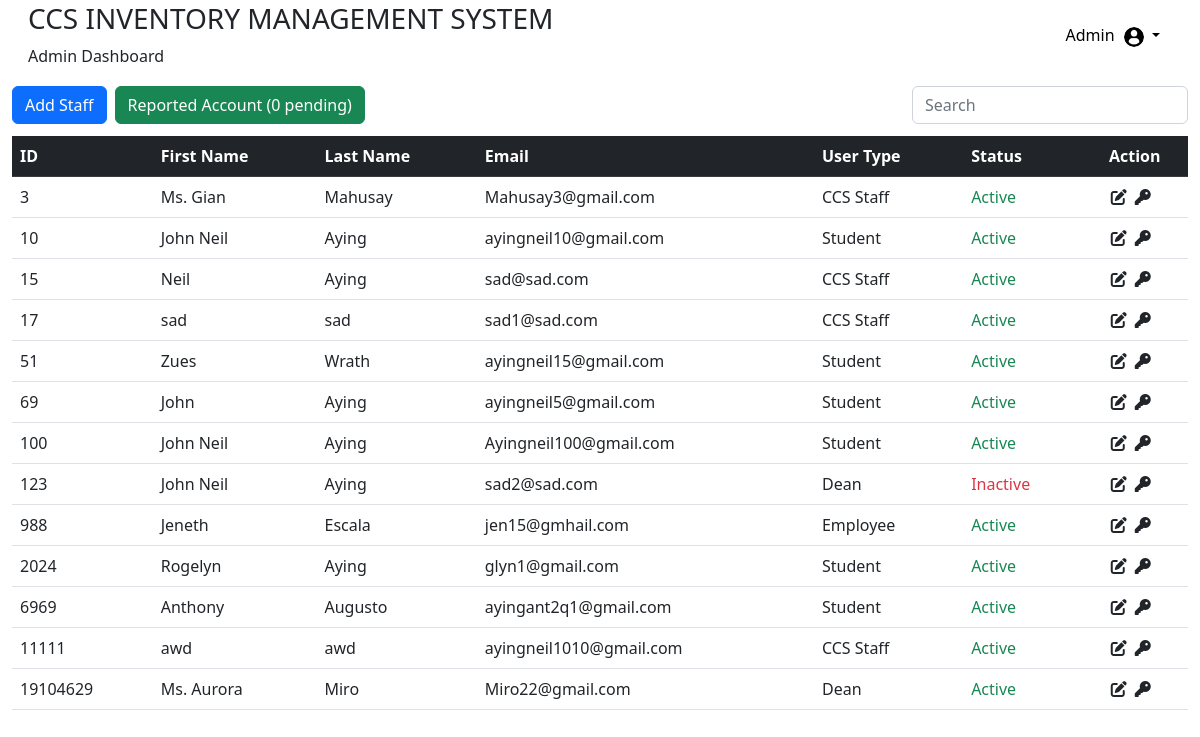
Before: /DashboardAdmin/adminPage.php (signed in) with the older database file.
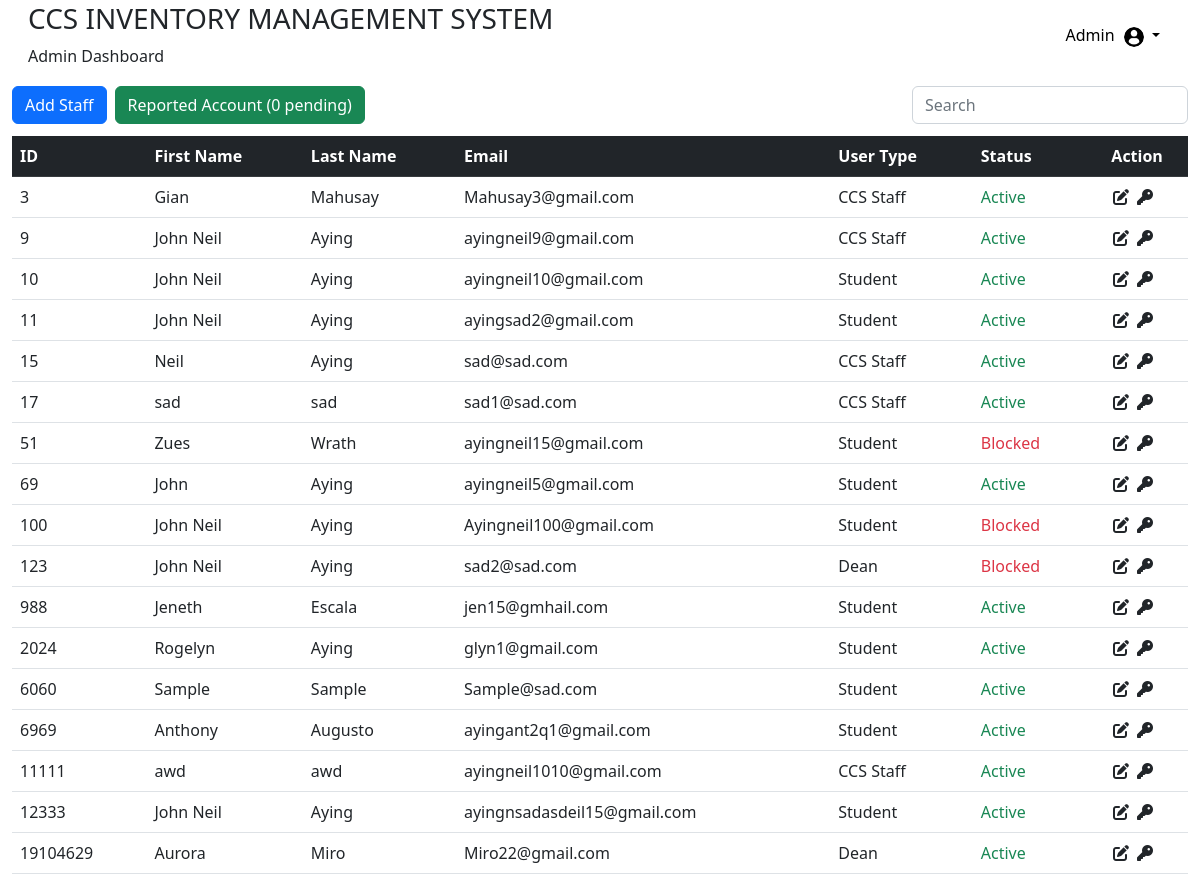
After: the same page with the newer database file.
### tables this page shows
CREATE TABLE `tblusers` (
  `id` int(11) NOT NULL,
  `addedbyid` int(11) NOT NULL,
  `usertype` varchar(50) NOT NULL,
  `fname` varchar(50) NOT NULL,
  `lname` varchar(50) NOT NULL,
  `password` varchar(50) NOT NULL,
  `online_status` enum('online','offline') DEFAULT 'offline',
  `status` varchar(20) NOT NULL,
  `email` varchar(50) NOT NULL,
  `gender` varchar(50) NOT NULL,
  `department` varchar(50) NOT NULL,
  `approveby` varchar(50) DEFAULT NULL,
  `datetimeregister` datetime DEFAULT NULL,
  `datetimeapprove` datetime DEFAULT NULL
);

### DashboardAdmin/adminPage.php (the view, shortened to what this page needs)
<?php
$servername = 'localhost';
$db_id = 'root';
$db_password = '';
$db_name = 'maininventorydb';
$con = mysqli_connect($servername, $db_id, $db_password, $db_name);
include('adminfunctions.php');
$search = isset($_GET["search"]) ? $_GET["search"] : '';
$sql = "SELECT * FROM `tblusers` WHERE usertype NOT IN ('Admin') AND status NOT IN ('Pending') AND (id LIKE '%$search%' OR lname LIKE '%$search%' OR usertype LIKE '%$search%')";
$result = mysqli_query($conn, $sql);
$queryCountPendingReports = "SELECT COUNT(*) AS pending_count FROM tblreportborroweracc WHERE status = 'Pending'";
$resultCountPendingReports = mysqli_query($con, $queryCountPendingReports);
if($resultCountPendingReports) {
    $row = mysqli_fetch_assoc($resultCountPendingReports);
    $pendingCount = $row['pending_count'];
} else {
    $pendingCount = 0;
}
?>
<!DOCTYPE html>
<html lang="en">
<head>
    <link rel="stylesheet" type="text/css" href="adminstyles.css">
    <link href="https://cdn.jsdelivr.net/npm/bootstrap@5.2.3/dist/css/bootstrap.min.css" rel="stylesheet">
    <link rel="stylesheet" href="https://cdnjs.cloudflare.com/ajax/libs/font-awesome/6.4.0/css/all.min.css" />
</head>
<body>
    <?php
    if ($result && mysqli_num_rows($result) > 0) {
        include('adminheader.php');
        echo '<div class="container-fluid">';
        echo '<div class="row mb-2">';
        echo '<div class="col-md-9 mb-1">';
        echo '<a href="addusers.php" class="btn btn-primary btn-block btn-add-new me-2">Add Staff</a>';
        echo '<a href="adminreportedborrower.php" class="btn btn-success btn-block btn-add-new">Reported Account ('. $pendingCount .' pending)</a>';
        echo '</div>';
        echo '<div class="col-md-3 text-end">';
        echo '<form action="" method="GET" class="input-group">';
        echo '<input type="text" class="form-control search-input " placeholder="Search" name="search" id="searchInput">';
        echo '</form>';
        echo '</div>';
        echo '</div>';
        echo '<table class="table table-hover">';
        echo '<thead class="table-dark ">';
        echo '<tr>';
        echo '<th scope="col">ID</th>';
        echo '<th scope="col">First Name</th>';
        echo '<th scope="col">Last Name</th>';
        echo '<th scope="col">Email</th>';
        echo '<th scope="col">User Type</th>';
        echo '<th scope="col">Status</th>';
        echo '<th class="text-center" scope="col">Action</th>';
        echo '</tr>';
        echo '</thead>';
        echo '<tbody>';
        while ($row = mysqli_fetch_assoc($result)) {
            echo '<tr>';
            echo '<td>' . $row["id"] . '</td>';
            echo '<td>' . $row["fname"] . '</td>';
            echo '<td>' . $row["lname"] . '</td>';
            echo '<td>' . $row["email"] . '</td>';
            echo '<td>' . $row["usertype"] . '</td>';
            echo '<td class="' . (strtolower($row["status"]) === 'active' ? 'text-success' : 'text-danger') . '">' . $row["status"] . '</td>';
            echo '<td class="text-center">';
            echo '<a href="edit.php?id=' . $row["id"] . '" class="link-dark"><i class="fa-solid fa-pen-to-square fs-7 me-2"></i></a>';
            echo '<a href="javascript:void(0);" onclick="confirmResetPassword(' . $row["id"] . ')" class="link-dark"><i class="fa-solid fa-key fs-7 me-2"></i></a>';
            echo '</td>';
            echo ' </tr>';
        }
        echo '</tbody>';
        echo '</table>';
        echo '</div>';
    }
    ?>
</body>
</html>

Changed rows visible on the page:
changed tblusers "Mahusay": fname "Ms. Gian" → "Gian"
now on this page (row edited): tblusers: id "9", fname "John Neil", lname "Aying", email "ayingneil9@gmail.com", usertype "CCS Staff", status "Active"
now on this page (row edited): tblusers: id "11", fname "John Neil", lname "Aying", email "ayingsad2@gmail.com", usertype "Student", status "Active"
changed tblusers "Zues": status "Active" → "Blocked"
changed tblusers "Ayingneil100@gmail.com": status "Active" → "Blocked"
changed tblusers "sad2@sad.com": status "Inactive" → "Blocked"
changed tblusers "Jeneth": usertype "Employee" → "Student"
now on this page (row edited): tblusers: id "6060", fname "Sample", lname "Sample", email "Sample@sad.com", usertype "Student", status "Active"
added tblusers: id "12333", fname "John Neil", lname "Aying", email "ayingnsadasdeil15@gmail.com", usertype "Student", status "Active"
changed tblusers "Miro": fname "Ms. Aurora" → "Aurora"
